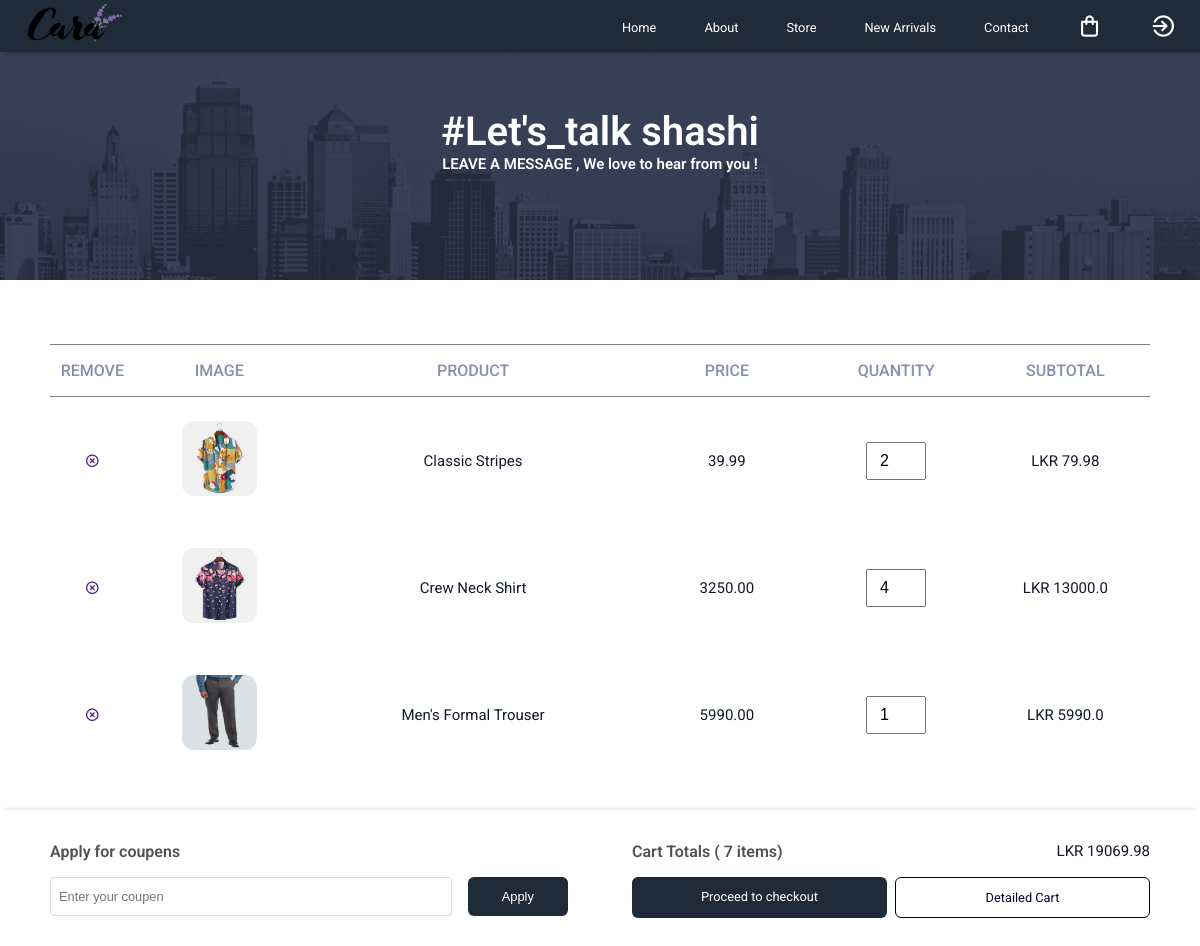
The app's page /cart/ (signed in) with its own data.
### store/models.py (models this page shows, shortened)
class OrderItem(models.Model):
    product = models.ForeignKey(Product, on_delete=models.SET_NULL, null=True)
    order = models.ForeignKey(Order, on_delete=models.SET_NULL, null=True)
    quantity = models.IntegerField(default=0, null=True, blank=True)
    date_added = models.DateTimeField(auto_now_add=True)
    @property
    def get_total(self):
        return float(self.product.price * self.quantity)

class Product(models.Model):
    name = models.CharField(max_length=200, null=True)
    price = models.FloatField(max_length=200, null=True)
    brand = models.CharField(max_length=200, null=True)
    image = models.ImageField(null=True, blank=True)
    @property
    def imageURL(self):
        try:
            url = self.image.url
        except:
            url = ""
        return url

class Order(models.Model):
    customer = models.ForeignKey(Customer, on_delete=models.SET_NULL, null=True, blank=True)
    date_ordered = models.DateTimeField(auto_now_add=True)
    complete = models.BooleanField(default=False)
    transaction_id = models.CharField(max_length=100, null=True)
    @property
    def get_cart_total(self):
        orderItems = self.orderitem_set.all()
        total = sum([item.get_total for item in orderItems])
        return total
    @property
    def get_cart_item_total(self):
        orderItems = self.orderitem_set.all()
        item_total = sum([item.quantity for item in orderItems])
        return item_total

### store/views.py (the view)
# urls.py: path('cart/', views.cart, name="cart"),
def cart(request):
    if request.user.is_authenticated:
        customer = request.user.customer
        order, created = Order.objects.get_or_create(customer=customer, complete=False)
        cart_items = order.orderitem_set.all()
    else:
        cart_items = []
        order = []
    context = {"cart_items": cart_items, "order": order}
    return render(request, "cart.html", context)

### templates/cart.html (shortened to what this page needs)
<!DOCTYPE html>
{% extends "main.html" %}
{% block content %}
<html lang="en">
<head>
</head>
<body>
<section class="page-header-2 section">
    <div class="page-header-container container">
        <h2 class="page-title">#Let's_talk {{ request.user.username }}</h2>
        <h4 class="page-subtitle">LEAVE A MESSAGE , We love to hear from you !</h4>
    </div>
</section>
<section class="cart-section container">
    <table width="100%" class="cart-table">
        <thead>
        <tr>
            <td>Remove</td>
            <td>Image</td>
            <td>Product</td>
            <td>Price</td>
            <td>Quantity</td>
            <td>Subtotal</td>
        </tr>
        </thead>
        <tbody>
        {% for cart_item in  cart_items %}
            <tr class="table-row">
                <td><a href=""><i class="uil uil-times-circle close-icon"></i></a></td>
                <td><img src="{{ cart_item.product.imageURL }}" alt="" class="cart-image"></td>
                <td>{{ cart_item.product.name }}</td>
                <td>{{ cart_item.product.price|floatformat:2 }}</td>
                <td><input type="number" class="input-quantity" value="{{ cart_item.quantity }}"></td>
                <td>LKR {{ cart_item.get_total }}</td>
            </tr>
        {% endfor %}
        </tbody>
    </table>
</section>
<section class="cart-description section">
    <div class="cart-description-container container">
        <div class="coupon">
            <h3 class="coupen-title">Apply for coupens</h3>
            <div class="coupen-input-container">
                <input type="text" class="code-input" placeholder="Enter your coupen">
                <button class="button-3">Apply</button>
            </div>
        </div>
        <div class="cart-total">
            <div class="cart-total-container">
                <h3 class="coupen-title">Cart Totals ( {{ order.get_cart_item_total }} items)</h3>
             <p class="checkout-subtotal">LKR {{ order.get_cart_total }}</p>
            </div>
             <div class="checkout-button">
                    <a href="{% url "checkout" %}" class="button-3 ">Proceed to checkout</a>
                    <a href="" class="button-4 ">Detailed Cart</a>
                </div>
        </div>
    </div>
</section>
{% endblock content  %}

### static/css/style.css (style rules this page uses)
:root { --first-color: hsl(228, 66%, 53%); --first-color-alt: hsl(228, 66%, 47%); --first-color-light: hsl(228, 62%, 59%); --first-color-lighten: hsl(228, 100%, 97%); --second-color: hsl(25, 83%, 53%); --title-color: hsl(157, 66%, 41%); --text-color: hsl(228, 15%, 50%); --text-color-light: hsl(228, 12%, 75%); --border-color: hsl(228, 99%, 98%); --body-color: #fff; --container-color: #fff; --body-font: 'Poppins', sans-serif; --biggest-font-size: 2.25rem; --h1-font-size: 1.5rem; --h2-font-size: 1.25rem; --h3-font-size: 1rem; --normal-font-size: .938rem; --small-font-size: .813rem; --smaller-font-size: .75rem; }
* { box-sizing: border-box; margin: 0; padding: 0; }
body { margin: 0; font-family: var(--body-font); font-size: var(--normal-font-size); background: var(--body-color); color: var(--text-color); }
h1, h2, h3, h4, h5, h6 { color: var(--title-color); font-weight: 600; padding: 0; margin: 0; }
a { text-decoration: none; }
img { max-width: 100%; height: auto; }
.section { padding: 0; margin-top: 32px; margin-bottom: 64px; }
.container { max-width: 1100px; margin: 0 auto; }
.button-3 { font-size: 0.8rem; padding: 12px 24px; color: #ffffff; background-color: #202b39; border-radius: 6px; border: none; cursor: pointer; outline: none; transition: 0.1s; text-align: center; }
.button-4 { font-size: 0.8rem; padding: 12px 24px; color: #030338; background-color: #ffffff; border-radius: 6px; outline: none; transition: 0.1s; text-align: center; border: 1px solid black; }
.page-title, .page-subtitle { color: #ffffff; text-align: center; }
.page-title { font-size: 2.5rem; }
.page-header-2 { margin-top: 0; background-image: url("../images/about/banner.png"); height: 35vh; background-size: cover; align-items: center; display: grid; }
.cart-section { margin: 0 auto; }
.cart-section table { width: 100%; border-collapse: collapse; table-layout: fixed; }
.cart-section table td:nth-child(1) { width: 60px; text-align: center; }
.cart-section table td:nth-child(2), .cart-section table td:nth-child(4), .cart-section table td:nth-child(5), .cart-section table td:nth-child(6) { width: 120px; text-align: center; }
.cart-section table td:nth-child(3) { width: 240px; text-align: center; }
.cart-section table img { width: 75px; }
.cart-section table thead { border: 1px solid grey; border-left: none; border-right: none; }
.cart-section table thead td { font-size: 1rem; font-weight: 500; padding: 16px 0; color: var(--text-color); text-transform: uppercase; }
.cart-section table tbody tr td { padding: 24px 0; }
.input-quantity { padding: 8px 4px 8px 12px; width: 60px; font-size: 1rem; }
.cart-description { margin-top: 32px; padding-top: 2rem; box-shadow: 0px -5px 5px -5px rgba(0, 0, 0, 0.2); }
.cart-image { width: 75px; height: 75px; border-radius: 0.75rem; }
.cart-total-container { display: flex; justify-content: space-between; }
.coupen-title { color: #525050; font-size: 1rem; }
.cart-description-container { display: grid; grid-template-columns: 1fr 1fr; gap: 64px; }
.coupon { text-align: start; }
.checkout-button { display: grid; grid-template-columns:repeat(2, 1fr); grid-gap: 8px; margin-top: 16px; }
.coupen-input-container { display: grid; grid-template-columns: 4fr 1fr; margin-top: 16px; grid-gap: 16px; }
.code-input { width: 100%; padding: 8px; margin-right: 12px; border: 1px solid #e0dcdc; border-radius: 4px; font-size: 0.8rem; }
.cart-total { display: flex; flex-direction: column; }

### static/css/login.css (style rules this page uses)
:root { --first-color: #12192C; --text-color: #8590AD; }
:root { --body-font: 'Roboto', sans-serif; --big-font-size: 2rem; --normal-font-size: 0.938rem; --smaller-font-size: 0.875rem; }
*,::before,::after { box-sizing: border-box; }
body { margin: 0; padding: 0; font-family: var(--body-font); color: var(--first-color); }
a { text-decoration: none; }
img { max-width: 100%; height: auto; }

### records on screen
OrderItem: product.imageURL (picture), product.name "Classic Stripes", product.price "39.99", quantity "2", get_total "79.98"
OrderItem: product.imageURL (picture), product.name "Crew Neck Shirt", product.price "3250.00", quantity "4", get_total "13000.0"
OrderItem: product.imageURL (picture), product.name "Men's Formal Trouser", product.price "5990.00", quantity "1", get_total "5990.0"
Order: get_cart_item_total "7", get_cart_total "19069.98"

### other values on screen
{{ request.user.username }} "shashi"
